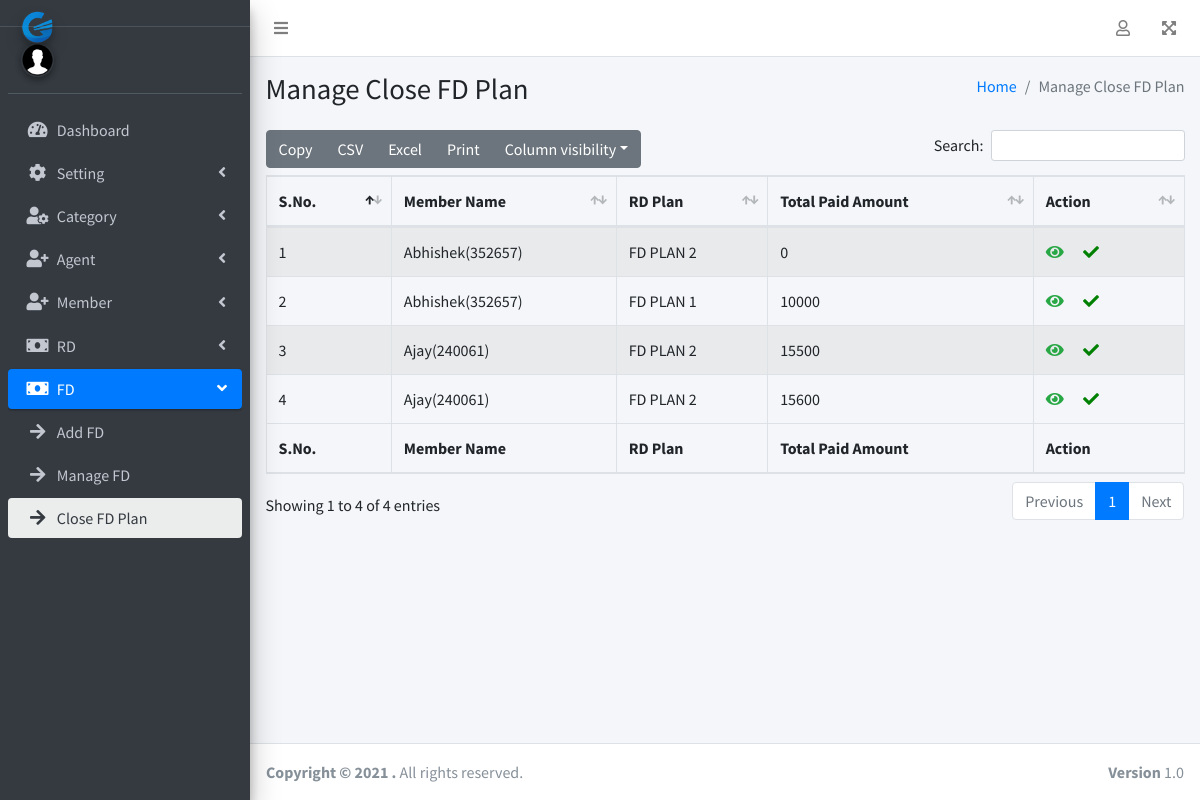
Page /admin/Fd/manage_close_fd_plan on the committed database.
### tables this page shows
CREATE TABLE `close_fd_plan` (
  `id` int(11) NOT NULL,
  `user_id` varchar(30) NOT NULL,
  `fd_id` varchar(30) NOT NULL,
  `total_amount` varchar(100) NOT NULL,
  `maturity_sec` int(11) NOT NULL,
  `preMaturity` int(11) NOT NULL,
  `total_interest_amount` varchar(100) NOT NULL,
  `interest_amt_permission` varchar(100) NOT NULL,
  `total_paid_amount` varchar(100) NOT NULL,
  `mop` varchar(100) NOT NULL,
  `paid_date` varchar(100) NOT NULL,
  `penalty_amount` varchar(100) NOT NULL,
  `payment_remarks` longtext NOT NULL,
  `created_by_user_type_id` int(11) NOT NULL,
  `created_at` date NOT NULL,
  `updated_at` timestamp NOT NULL DEFAULT CURRENT_TIMESTAMP ON UPDATE CURRENT_TIMESTAMP,
  `status` int(11) NOT NULL DEFAULT '1'
);

CREATE TABLE `member` (
  `id` int(11) NOT NULL,
  `user_id` varchar(100) NOT NULL,
  `agent` varchar(100) NOT NULL,
  `name` varchar(100) NOT NULL,
  `father_name` varchar(100) NOT NULL,
  `nominee_name` varchar(100) NOT NULL,
  `relation` varchar(100) NOT NULL,
  `dob` varchar(100) NOT NULL,
  `mobile` varchar(100) NOT NULL,
  `mail` varchar(100) NOT NULL,
  `group_name` varchar(100) NOT NULL,
  `loan_no` varchar(500) NOT NULL,
  `rd_no` varchar(100) NOT NULL,
  `fd_no` varchar(100) NOT NULL,
  `pan_img` varchar(500) NOT NULL,
  `pan_no` varchar(500) NOT NULL,
  `identity_proof_img` varchar(500) NOT NULL,
  `id_proof_no` varchar(500) NOT NULL,
  `signature_proof_img` varchar(500) NOT NULL,
  `address_proof_img` varchar(500) NOT NULL,
  `bank_statement_img` varchar(500) NOT NULL,
  `password` varchar(500) NOT NULL,
  `temporary_address` varchar(200) NOT NULL,
  `temporary_state` varchar(100) NOT NULL,
  `temporary_pin` varchar(100) NOT NULL,
  `permanent_address` varchar(200) NOT NULL,
  `permanent_state` varchar(100) NOT NULL,
  `permanent_pin` varchar(100) NOT NULL,
  `tvillage` varchar(100) NOT NULL,
  `tbulding` varchar(100) NOT NULL,
  `tlandmark` varchar(100) NOT NULL,
  `tstate` varchar(100) NOT NULL,
  `tdistric` varchar(100) NOT NULL,
  `tpolice` varchar(100) NOT NULL,
  `tblock` varchar(100) NOT NULL,
  `tpost` varchar(100) NOT NULL,
  `tpin` varchar(100) NOT NULL,
  `pvillage` varchar(100) NOT NULL,
  `pbulding` varchar(100) NOT NULL,
  `plandmark` varchar(100) NOT NULL,
  `pstate` varchar(100) NOT NULL,
  `pdistric` varchar(100) NOT NULL,
  `ppolice` varchar(100) NOT NULL,
  `pblock` varchar(100) NOT NULL,
  `ppost` varchar(100) NOT NULL,
  `ppin` varchar(100) NOT NULL,
  `created_by_user_type_id` int(11) NOT NULL,
  `created_at` date NOT NULL,
  `updated_at` timestamp NOT NULL DEFAULT CURRENT_TIMESTAMP,
  `status` int(11) NOT NULL DEFAULT '0'
);

CREATE TABLE `fd_plan` (
  `id` int(11) NOT NULL,
  `plan_name` varchar(100) NOT NULL,
  `plan_type` varchar(100) NOT NULL,
  `duration` varchar(100) NOT NULL,
  `interval` varchar(100) NOT NULL,
  `amount` varchar(100) NOT NULL,
  `interest_percent` varchar(100) NOT NULL,
  `remark` longtext NOT NULL,
  `created_at` date NOT NULL,
  `updated_at` timestamp NOT NULL DEFAULT CURRENT_TIMESTAMP ON UPDATE CURRENT_TIMESTAMP,
  `created_by_user_type_id` int(11) NOT NULL,
  `status` int(11) NOT NULL DEFAULT '1'
);

### application/controllers/admin/Fd.php (called while the page is built, shortened)
<?php
class Fd extends CI_Controller
{
    public function __construct()
    {
        $this->load->model('Admin_Fd_model');
        $this->load->model('Admin_Common_model');
    }
    public function manage_close_fd_plan()
    {
        $data['title'] = 'Manage Close FD Plan';
        $data['breadcrumb'] = 'Manage Close FD Plan';
        $data['close_fd'] = $this->Admin_Fd_model->all_close_fd_plan_data();
        $this->load->view('admin/fd/manage_close_fd_plan', $data);
    }
}
?>

### index.php (called while the page is built, shortened)
<?php
require_once BASEPATH.'core/CodeIgniter.php';

### application/models/Admin_Fd_model.php (called while the page is built, shortened)
<?php
class Admin_Fd_model extends CI_Model
{
    public function all_close_fd_plan_data()
    {
        $this->db->select('cfp.*, m.name as member_name, m.user_id as member_id,fp.plan_name as p_nm, ');
        $this->db->join('member as  m', 'm.user_id = cfp.user_id', 'left');
        $this->db->join('add_fd as af', 'af.id = cfp.fd_id', 'left');
        $this->db->join('fd_plan as fp', 'fp.id = af.fd_plan', 'left');
        $val = $this->db->get('close_fd_plan as cfp');
        return $val->result_array();
    }
}
?>

### application/views/admin/fd/manage_close_fd_plan.php (the view, shortened to what this page needs)
<!DOCTYPE html>
<html lang="en">
<head>
</head>
<body class="hold-transition sidebar-mini layout-fixed ">
    <div class="wrapper">
        <div class="content-wrapper">
            <div class="content-header">
                <div class="container-fluid">
                    <div class="row mb-2">
                        <div class="col-sm-6">
                            <h1 class="m-0">
                                <?php echo $title; ?>
                            </h1>
                        </div>
                        <div class="col-sm-6">
                            <ol class="breadcrumb float-sm-right">
                                <li class="breadcrumb-item"><a href="#">Home</a></li>
                                <li class="breadcrumb-item active"><?php echo $breadcrumb; ?></li>
                            </ol>
                        </div>
                    </div>
                </div>
            </div>
            <section class="content">
                <div class="container-fluid">
                    <div id="filter_data">
                        <table id="example1" class="table table-bordered table-striped">
                            <thead>
                                <tr>
                                    <th>S.No.</th>
                                    <th>Member Name</th>
                                    <th>RD Plan</th>
                                    <th>Total Paid Amount</th>
                                    <th>Action</th>
                                </tr>
                            </thead>
                            <tbody>
                                <?php foreach ($close_fd as $cf => $cls_fd) { ?>
                                    <tr>
                                        <td><?php echo $cf + 1 ?></td>
                                        <td><?php echo $cls_fd['member_name'] . "(" . $cls_fd['member_id'] . ")" ?></td>
                                        <td><?php echo $cls_fd['p_nm'] ?></td>
                                        <td><?php echo $cls_fd['total_paid_amount'] ?></td>
                                        <td>
                                            <a href="javascript:void(0);" data-toggle="modal" data-target="#view_fd_modal"
                                            onclick="view_close_fd_plan(<?php echo $cls_fd['id'] ?>)" title='Click to View close RD Plan Data Details'><i class="fas fa-eye text-success"></i></a>&emsp;
                                            <?php
                                            $status = ($cls_fd['status'] == 1) ?
                                                "<a style='color:green' href='javascript:void()' onClick='return changeStatus(\"" . $cls_fd['id'] . "\",\"0\",\"registration\",\"admin/common/chageStatus\")' title='Click to Di-Active RD Details Data'><b><i class='fa fa-check'></i> </b></a>"
                                                :
                                                "<a style='color:red'  href='javascript:void()'  onClick='return changeStatus(\"" . $cls_fd['id'] . "\",\"1\",\"registration\",\"admin/common/chageStatus\")' title='Click to Active RD Details Data '><b><i class='fa fa-times'></i> </b></a>";
                                            echo "<span id=" . $cls_fd['id'] . ">" . $status . "</span>";
                                            ?>&emsp;
                                        </td>
                                    </tr>
                                <?php } ?>
                            </tbody>
                            <tfoot>
                                <tr>
                                    <th>S.No.</th>
                                    <th>Member Name</th>
                                    <th>RD Plan</th>
                                    <th>Total Paid Amount</th>
                                    <th>Action</th>
                                </tr>
                            </tfoot>
                        </table>
                    </div>
                </div>
            </section>
        </div>
    </div>
</body>
</html>

### rows in the picture
close_fd_plan: member.name "Abhishek", member.user_id "352657", fd_plan.plan_name "FD PLAN 2", total_paid_amount "0"
close_fd_plan: member.name "Abhishek", member.user_id "352657", fd_plan.plan_name "FD PLAN 1", total_paid_amount "10000"
close_fd_plan: member.name "Ajay", member.user_id "240061", fd_plan.plan_name "FD PLAN 2", total_paid_amount "15500"
close_fd_plan: member.name "Ajay", member.user_id "240061", fd_plan.plan_name "FD PLAN 2", total_paid_amount "15600"

### other values in the picture
$title "Manage Close FD Plan"
$breadcrumb "Manage Close FD Plan"
